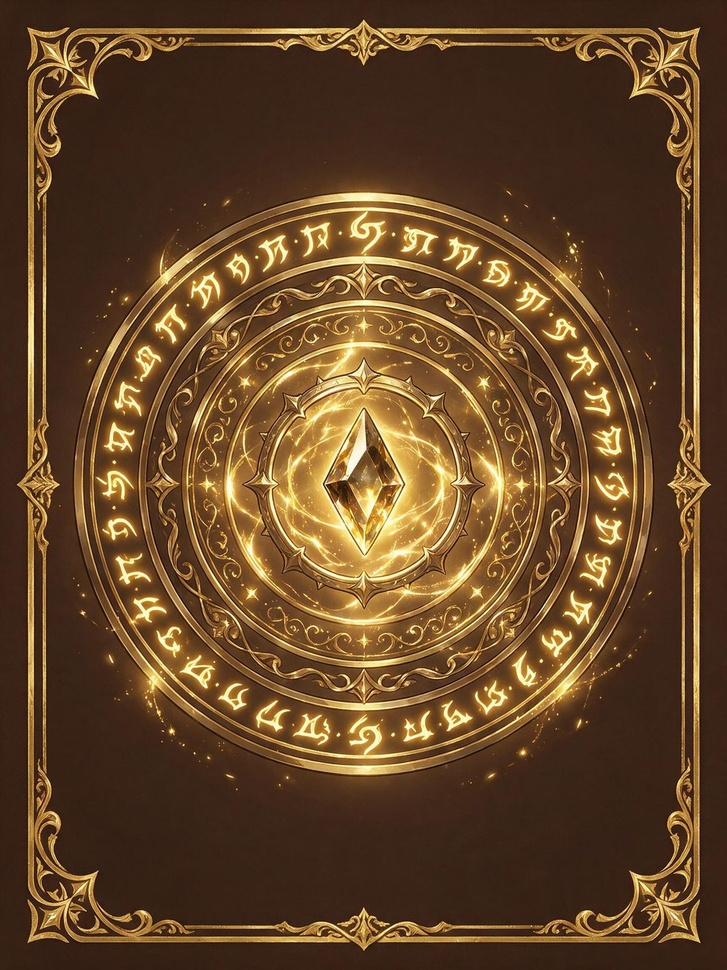
#> input picture miniprogram/assets/cards/identity/fantasy/back-alt.jpg, 727 x 970 px, shrunk from 990 x 1320 before the run
$ python split-sprites.py ../miniprogram/assets/cards/identity/fantasy/back-alt.jpg --out out.png
#> lines starting #> are read from the running program, lines starting #| are printed output that depends on the picture
"""把一张拼版图按连通域切成若干独立的透明 PNG。

为什么不按格子等分：模型不会把四枚摆得严丝合缝，格子边界稍有偏差就会切到徽记。
改成找连通域——每一枚徽记是一块和背景不连通的区域，边界由内容自己决定。

前提和 cut-glow.py 的 flood 模式一样：背景是贴着画面边缘的近黑连通区域，
物体不接触画面边缘。徽记之间必须留出足够背景，否则会被判成同一块。

用法：
  python3 scripts/split-sprites.py <图> --out <目录> --names 待打,当前轮,成功,失败
  python3 scripts/split-sprites.py <图> --out <目录> --expect 4        # 只切不命名
"""

import argparse
import pathlib

import numpy as np
from PIL import Image
from scipy import ndimage

# 低于这个 max 通道值才算候选背景。和 cut-glow.py 的 FLOOD_T 同源。
FLOOD_T = 32
# 面积小于整图这个比例的连通块当噪点丢掉（JPEG 在纯黑区域会有零星亮点）
MIN_AREA_FRAC = 0.002
# 分组用的膨胀半径，按图宽的比例。由分离笔画构成的徽记（放射星芒、断开的圆环）
# 每一笔都是独立连通块，直接按连通域切会切成一地碎片；
# 先把 mask 膨胀这么多让同一枚徽记的笔画连起来，用膨胀后的连通域**分组**，
# 但导出时仍用原始未膨胀的 alpha，所以形状不受影响。
# 取值要大于笔画间距、小于徽记间距——提示词里那句「彼此之间留出宽阔背景」就是为这个。
MERGE_FRAC = 0.02


def masks(path, merge_frac=MERGE_FRAC):
    """-> (rgb, 分组标号图, 组号列表)。分组用膨胀后的连通域，alpha 用原始的。"""
#> called with merge_frac = 0.02
    rgb = np.asarray(Image.open(path).convert("RGB"), np.float32) / 255.0
    t = rgb.max(axis=2) * 255.0
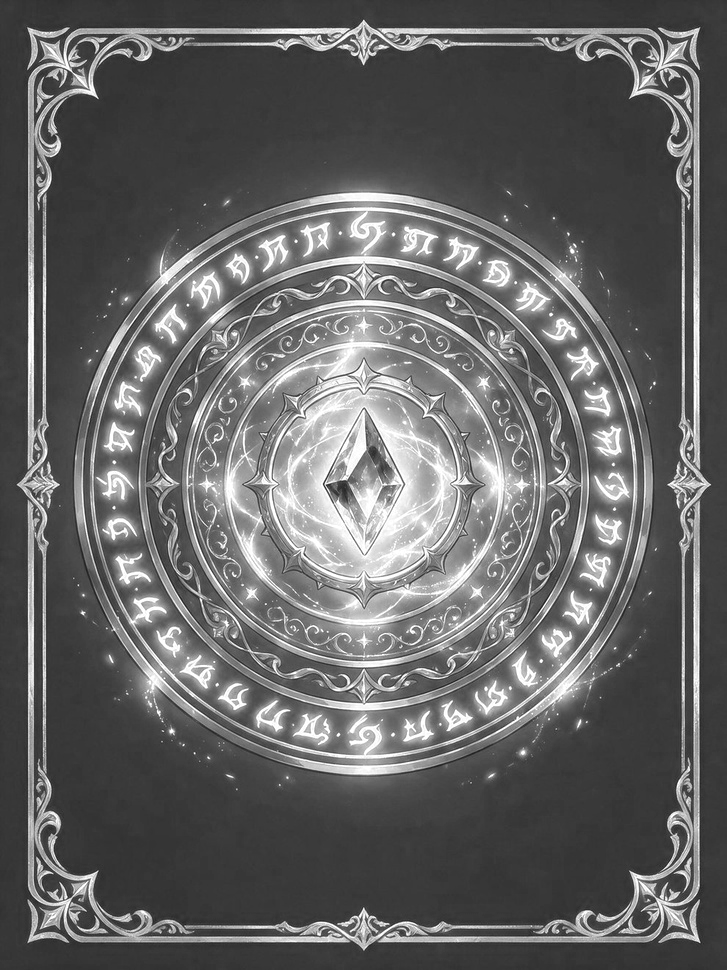
#> t: shape (970, 727) float32; min 22, max 255, mean 100.9
    lab, _ = ndimage.label(t < FLOOD_T)
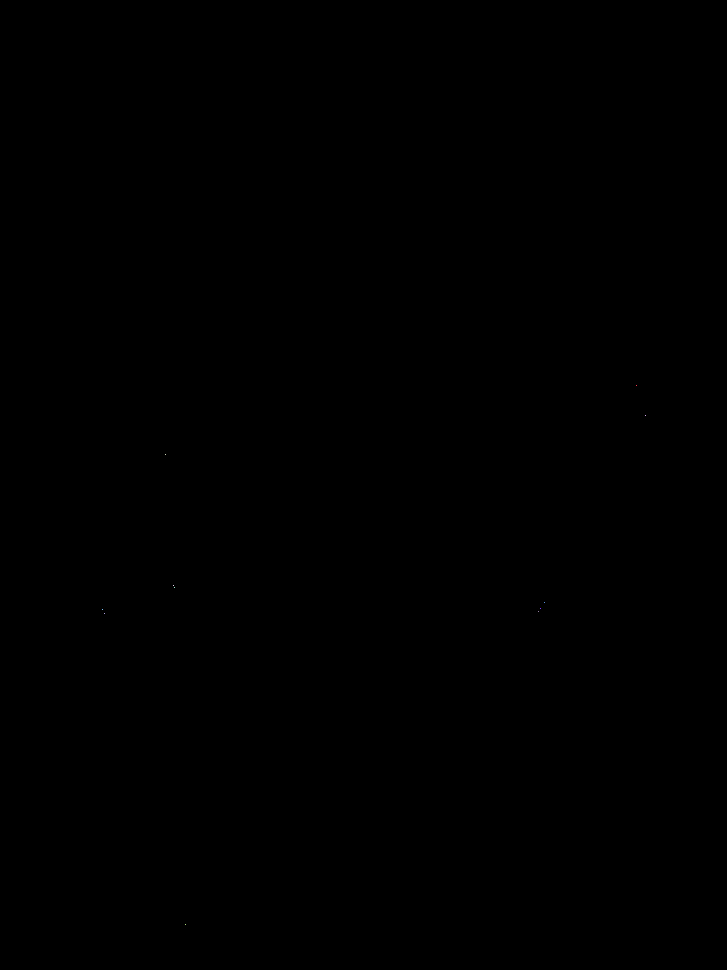
#> lab: shape (970, 727) int32; 12 distinct labels, from 0 to 11; one colour per label, 0 black
    edge = np.concatenate([lab[0], lab[-1], lab[:, 0], lab[:, -1]])
#> edge = 3394 values from 0 to 0
    outside = np.isin(lab, [v for v in np.unique(edge) if v])
#> outside: shape (970, 727) bool; every value is 0
    fg = ~outside
#> fg: shape (970, 727) bool; every value is 1

    r = max(1, round(min(rgb.shape[:2]) * merge_frac))
#> r = 15
    grown = ndimage.binary_dilation(fg, ndimage.generate_binary_structure(2, 2),
                                    iterations=r) if merge_frac > 0 else fg
    grp, n = ndimage.label(grown)
#> grp: shape (970, 727) int32; every value is 1
#> n = 1
    grp = grp * fg                      # 分组标号只保留在真实像素上，膨胀出来的边不要
    keep = [i for i in range(1, n + 1)
            if (grp == i).sum() >= MIN_AREA_FRAC * grp.size]
#> keep = [1]
    return rgb, grp, keep


def order_rowmajor(slices):
    """按「先上下、再左右」排序，和提示词里的左上/右上/左下/右下对上。

    不能只按 y 排——同一行两枚的 y 会差几十像素。先按行高聚类，再行内按 x 排。
    """
    ys = [(s[0].start + s[0].stop) / 2 for s in slices]
    hs = [s[0].stop - s[0].start for s in slices]
    tol = max(hs) * 0.5
    rows, used = [], set()
    for i in sorted(range(len(slices)), key=lambda i: ys[i]):
        if i in used:
            continue
        row = [j for j in range(len(slices)) if j not in used and abs(ys[j] - ys[i]) < tol]
        used |= set(row)
        rows.append(sorted(row, key=lambda j: (slices[j][1].start + slices[j][1].stop) / 2))
    return [i for row in rows for i in row]


def main():
    ap = argparse.ArgumentParser()
    ap.add_argument("image")
    ap.add_argument("--out", required=True)
    ap.add_argument("--names", default="", help="逗号分隔，按 左上,右上,左下,右下 的顺序")
    ap.add_argument("--expect", type=int, default=0, help="期望切出几块，对不上就报错")
    ap.add_argument("--drop-dark", type=float, default=0,
                    help="把徽记**内部**接近纯黑的区域也透掉（阈值 = max 通道值，如 45）。"
                         "被轮廓线圈住的黑色纹章底不属于背景，连通域抠不掉，"
                         "但它是不透明近黑，贴到深色界面上会留一小片更深的斑。0 = 保留")
    ap.add_argument("--merge", type=float, default=MERGE_FRAC,
                    help="分组膨胀半径占图宽的比例。徽记由分离笔画组成时调大，"
                         "两枚徽记挨太近时调小。0 = 不合并")
    args = ap.parse_args()

    src = pathlib.Path(args.image)
    rgb, obj, keep = masks(src, args.merge)
#> keep = [1]
    slices = ndimage.find_objects(obj)
#> slices = 1 item
    boxes = [slices[i - 1] for i in keep]
#> boxes = 1 item
    print("%s 切出 %d 块" % (src.name, len(boxes)))
#| back-alt.jpg 切出 1 块
    if args.expect and len(boxes) != args.expect:
        raise SystemExit(
            "期望 %d 块，实际 %d 块。多了就调大 --merge（同一枚徽记的笔画没连上），"
            "少了就调小（两枚徽记被连成了一块）。当前 --merge %.3f"
            % (args.expect, len(boxes), args.merge))

    names = [s for s in args.names.split(",") if s] if args.names else []
    outdir = pathlib.Path(args.out); outdir.mkdir(parents=True, exist_ok=True)
    for slot, idx in enumerate(order_rowmajor(boxes)):
#> in order_rowmajor, `ys = [(s[0].start + s[0].stop) / 2 for s in slices]`: ys = [485]
#> in order_rowmajor, `hs = [s[0].stop - s[0].start for s in slices]`: hs = [970]
#> in order_rowmajor, `tol = max(hs) * 0.5`: tol = 485
        sl, comp = boxes[idx], keep[idx]
        # alpha 只取这一块的连通域，避免把邻近徽记的边角带进来。
        # 轻微高斯再重映射，得到一两像素宽的抗锯齿边（只动 alpha，不动颜色）
        m = (obj[sl] == comp).astype(np.float32)
        a = np.clip((ndimage.gaussian_filter(m, 0.8) - 0.35) / 0.3, 0, 1)
        if args.drop_dark > 0:
            # 只按亮度判定，不看连通性——内部黑底和外部黑底是同一个颜色，
            # 区别只在连通性，而这里恰恰是要连内部的一起透掉
            t = rgb[sl].max(axis=2) * 255.0
            a = a * np.clip((t - args.drop_dark * 0.6) / (args.drop_dark * 0.4), 0, 1)
        out = np.concatenate([rgb[sl], a[..., None]], axis=2)
        im = Image.fromarray((out * 255).round().astype(np.uint8), "RGBA")
        name = names[slot] if slot < len(names) else "%s_%d" % (src.stem, slot + 1)
        p = outdir / ("%s.png" % name)
        im.save(p)
        print("  %-10s %dx%d  -> %s" % (name, im.width, im.height, p.name))
#> this loop made 1 pass
#|   back-alt_1 727x970  -> back-alt_1.png


if __name__ == "__main__":
    main()
